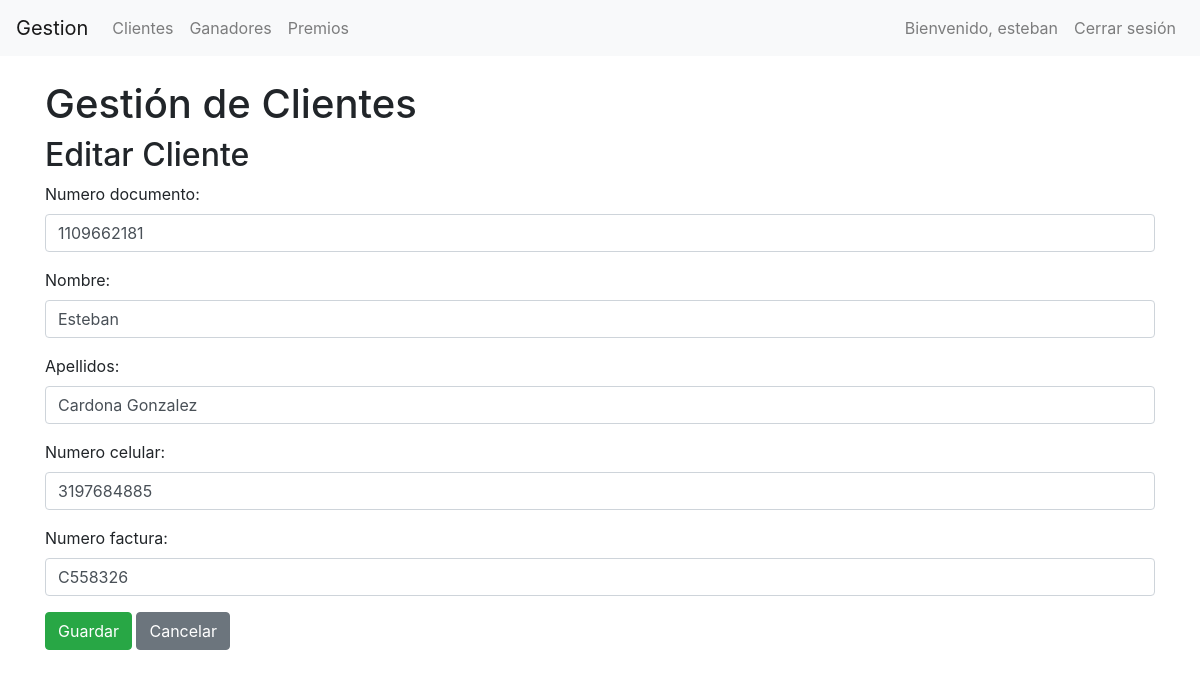
The page /ruleta/clientes/editar/61/ (signed in) on the database its author committed.
### ruleta/models.py (models this page shows, shortened)
class Cliente(models.Model):
    numero_documento = models.CharField(max_length=20, unique=True)
    nombre = models.CharField(max_length=50)
    apellidos = models.CharField(max_length=50)
    numero_celular = models.CharField(max_length=11)
    numero_factura = models.CharField(max_length=100, unique=True)

### ruleta/views.py (the view)
# urls.py: path('clientes/editar/<int:pk>/', views.ClienteUpdateView.as_view(), name='cliente_update'),
class ClienteUpdateView(LoginRequiredMixin, AdminRequiredMixin, UpdateView):
    model = Cliente
    form_class = ClienteForm
    template_name = 'ruleta/cliente_form.html'
    success_url = reverse_lazy('cliente_list')

### ruleta/forms.py
class ClienteForm(forms.ModelForm):
    class Meta:
        model = Cliente
        fields = ['numero_documento', 'nombre', 'apellidos', 'numero_celular', 'numero_factura']
        widgets = {
            'numero_documento': forms.TextInput(attrs={'class': 'form-control'}),
            'nombre': forms.TextInput(attrs={'class': 'form-control'}),
            'apellidos': forms.TextInput(attrs={'class': 'form-control'}),
            'numero_celular': forms.TextInput(attrs={'class': 'form-control'}),
            'numero_factura': forms.TextInput(attrs={'class': 'form-control'}),
            }

### ruleta/views.py (called while the page is built)
    def test_func(self):
        return self.request.user.is_staff or self.request.user.is_superuser

### ruleta/templates/ruleta/cliente_form.html (shortened to what this page needs)
{% extends "base.html" %}
{% block content %}
  <h1>Gestión de Clientes</h1>
  <h2>{% if form.instance.pk %}Editar Cliente{% else %}Agregar Cliente{% endif %}</h2>
  <form method="post">
    {{ form.as_p }}
    <button type="submit" class="btn btn-success">Guardar</button>
    <a href="{% url 'cliente_list' %}" class="btn btn-secondary">Cancelar</a>
  </form>
{% endblock %}

### ruleta/templates/base.html (shortened to what this page needs)
<!DOCTYPE html>
<html lang="en">
<head>
    <link rel="stylesheet" href="https://maxcdn.bootstrapcdn.com/bootstrap/4.5.2/css/bootstrap.min.css">
</head>
<body>
    <nav class="navbar navbar-expand-lg navbar-light bg-light">
        <a class="navbar-brand" href="{% url 'admin_main' %}">Gestion</a>
        <div class="collapse navbar-collapse" id="navbarNav">
            <ul class="navbar-nav mr-auto">
                <li class="nav-item">
                    <a class="nav-link" href="{% url 'cliente_list' %}">Clientes</a>
                </li>
                <li class="nav-item">
                    <a class="nav-link" href="{% url 'ganador_list' %}">Ganadores</a>
                </li>
                <li class="nav-item">
                    <a class="nav-link" href="{% url 'premio_list' %}">Premios</a>
                </li>
            </ul>
            <ul class="navbar-nav ml-auto">
                {% if user.is_authenticated %}
                    <li class="nav-item">
                        <span class="nav-link">Bienvenido, {{ user.username }}</span>
                    </li>
                    <li class="nav-item">
                        <form method="post" action="{% url 'logout' %}">
                            <button type="submit" class="btn btn-outline-danger nav-link" style="border: none;">Cerrar sesión</button>
                        </form>
                    </li>
                {% else %}
                    <li class="nav-item">
                        <a class="nav-link btn btn-outline-primary" href="{% url 'login' %}">Iniciar sesión</a>
                    </li>
                {% endif %}
            </ul>
        </div>
    </nav>
    <div class="container mt-4">
        {% block content %}
        {% endblock %}
    </div>
</body>
</html>

### rows shown on the page
Cliente: numero_documento "1109662181", nombre "Esteban", apellidos "Cardona Gonzalez", numero_celular "3197684885", numero_factura "C558326"

### other values the page prints
{{ user.username }} "esteban"
